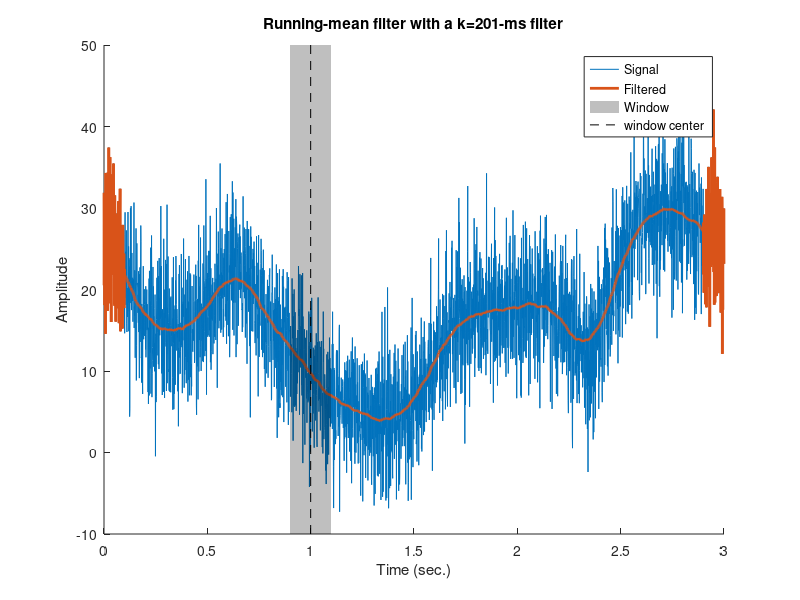

The MATLAB script that drew this image:
%% Time domain denoising: mean-smooth a time series

%% 

% Create a signal
srate = 1000; %Hz
time = 0:1/srate:3;
n = length(time);
p = 15; % poles for random interpolation

% Noise level measured as standard deviations
noiseamp = 5;

% Amplitude modulation and noise level
amp1 = interp1(rand(p,1)*30,linspace(1,p,n));
noise = noiseamp * randn(size(time));
signal = amp1 + noise;

% Initialize filtered signal vector
% Note edge effect differences between these two initialization methods
%filtsig = zeros(size(signal));
filtsig = signal;

% Implement running mean filter
k = 100; % Filter window is actually k*2+1
for i=k+1:n-k-1
   % Each point is the average of k surrounding points
   filtsig(i) = mean(signal(i-k:i+k));
end

% Compute window size in ms
windowsize = 1000*(k*2+1) / srate;

% Plot noisy and filtered signal
figure(1), clf, hold on
plot(time, signal, time, filtsig, 'linew', 2)

% Draw a patch to indicate the window size
tidx = dsearchn(time', 1);
ylim = get(gca, 'ylim');
patch(time([ tidx-k tidx-k tidx+k tidx+k ]),ylim([ 1 2 2 1 ]),'k','facealpha',.25,'linestyle','none')
plot(time([tidx tidx]), ylim, 'k--')

xlabel('Time (sec.)'), ylabel('Amplitude')
title([ 'Running-mean filter with a k=' num2str(round(windowsize)) '-ms filter' ])
legend({'Signal';'Filtered';'Window';'window center'})

zoom on